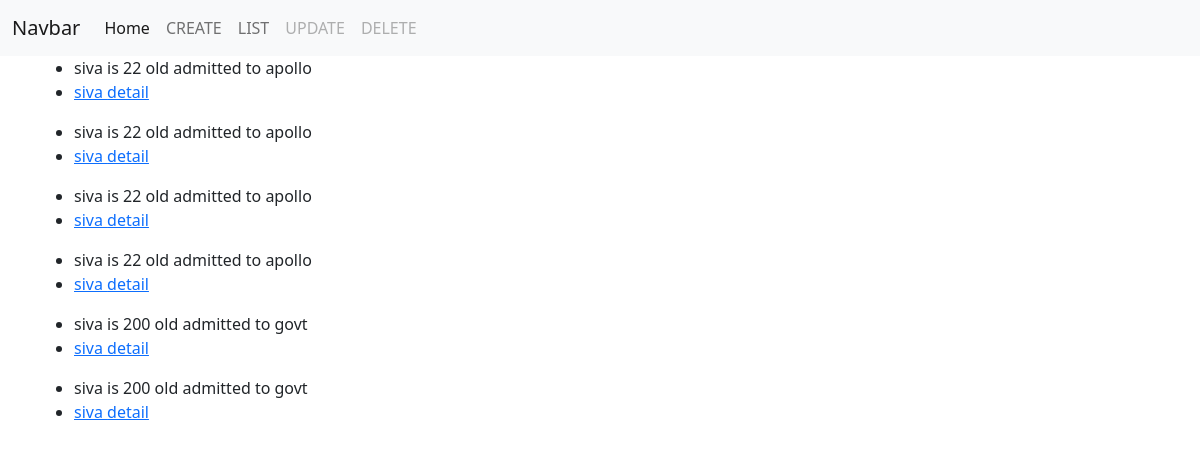
Page /myapp/list/ on the committed database.
### myapp/models.py (models this page shows)
class Patient(models.Model):
    name = models.CharField(max_length=30)
    age = models.IntegerField()
    hospital_name = models.CharField(max_length=30)
    info = models.CharField(max_length=250)
    def __str__(self):
        return f'{self.name} is {self.age} old admitted to {self.hospital_name}'

### myapp/views.py (the view)
# urls.py: path('list/',views.PatientListView.as_view(),name='list'),
class PatientListView(ListView):
    model = Patient
    context_object_name = 'tags'

### myapp/templates/myapp/patient_list.html
{% extends 'base.html'%}
{% block content %}
{% for tag in tags %}
<ul>
<li>{{tag}}</li>
<li><a href="myapp/detail/{{tag.id}}"> {{tag.name}} detail</a></li>
</ul>
{% endfor %}
{% endblock %}

### templates/base.html (shortened to what this page needs)
<html lang="en">
<head>
<link href="https://cdn.jsdelivr.net/npm/bootstrap@5.1.3/dist/css/bootstrap.min.css" rel="stylesheet">
</head>
<body>
    <nav class="navbar navbar-expand-lg navbar-light bg-light">
        <div class="container-fluid">
          <a class="navbar-brand" href="#">Navbar</a>
          <div class="collapse navbar-collapse" id="navbarNavAltMarkup">
            <div class="navbar-nav">
              <a class="nav-link active" aria-current="page" href="{% url 'index' %}">Home</a>
              <a class="nav-link" href="{% url 'myapp:create' %}">CREATE</a>
              <a class="nav-link" href="{% url 'myapp:list' %}">LIST</a>
              <a class="nav-link disabled">UPDATE</a>
              <a class="nav-link disabled">DELETE</a>
            </div>
          </div>
        </div>
      </nav>
</body>
<div class="container">
    {% block content %}
    {% endblock %}
</div>
</html>

### rows in the picture
Patient: name+age+hospital_name "siva is 22 old admitted to apollo", name "siva"
Patient: name+age+hospital_name "siva is 22 old admitted to apollo", name "siva"
Patient: name+age+hospital_name "siva is 22 old admitted to apollo", name "siva"
Patient: name+age+hospital_name "siva is 22 old admitted to apollo", name "siva"
Patient: name+age+hospital_name "siva is 200 old admitted to govt", name "siva"
Patient: name+age+hospital_name "siva is 200 old admitted to govt", name "siva"
